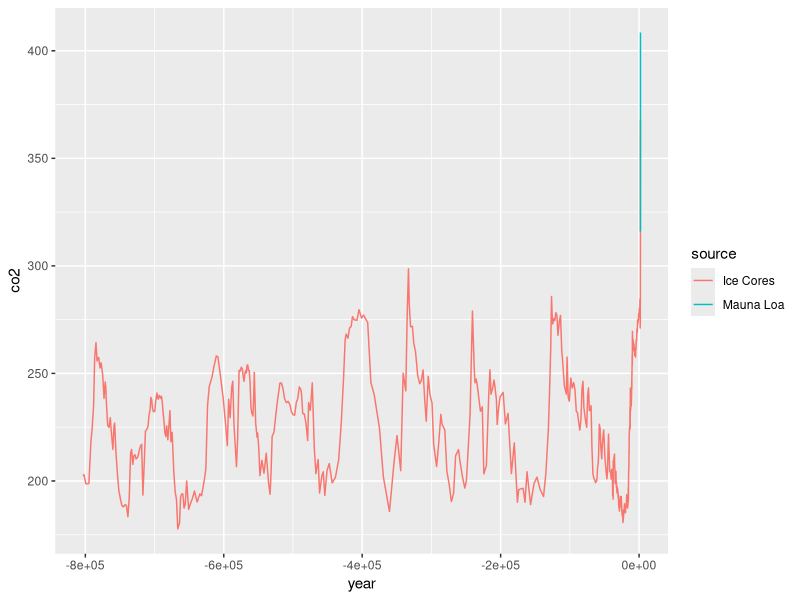

Reproduce this figure in R.
library(tidyverse)
library(dslabs)
data(temp_carbon)
data(greenhouse_gases)
data(historic_co2)

co2_time <- historic_co2 %>%
        ggplot(aes(year, co2, color = source)) +
        geom_line() #+
#facet_grid(gas ~., scales = "free") 
#geom_vline(aes(xintercept = 1850)) +
#ylab("Concentration (ch4/n2o ppb, co2 ppm)") +
#ggtitle("Atmospheric greenhouse gas concentration by year, 0-2000")


plot(co2_time)
